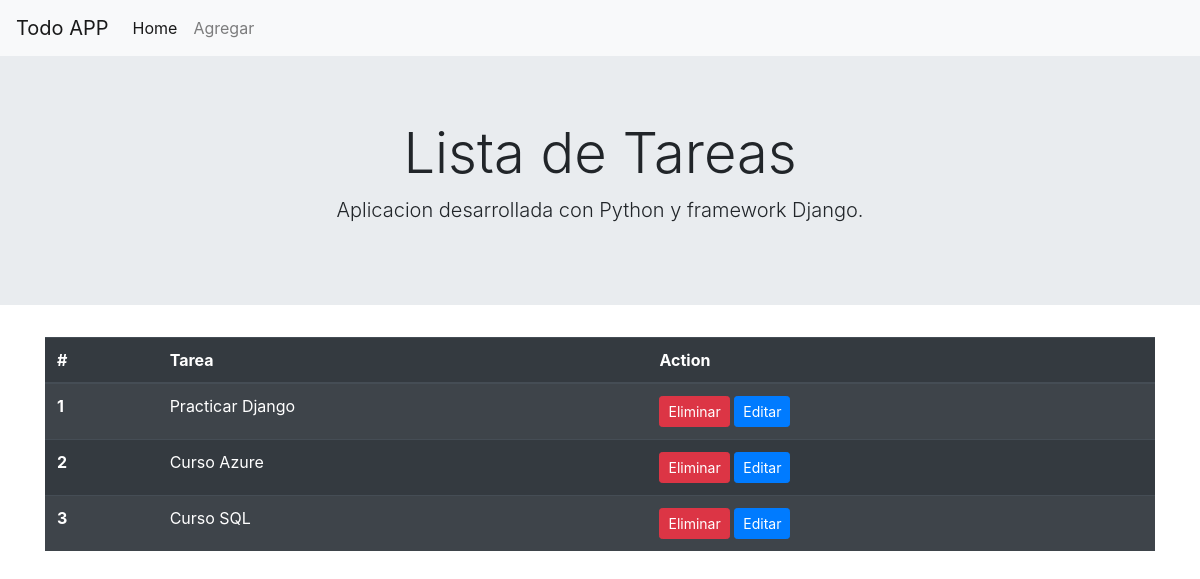
The app's page /, older data.
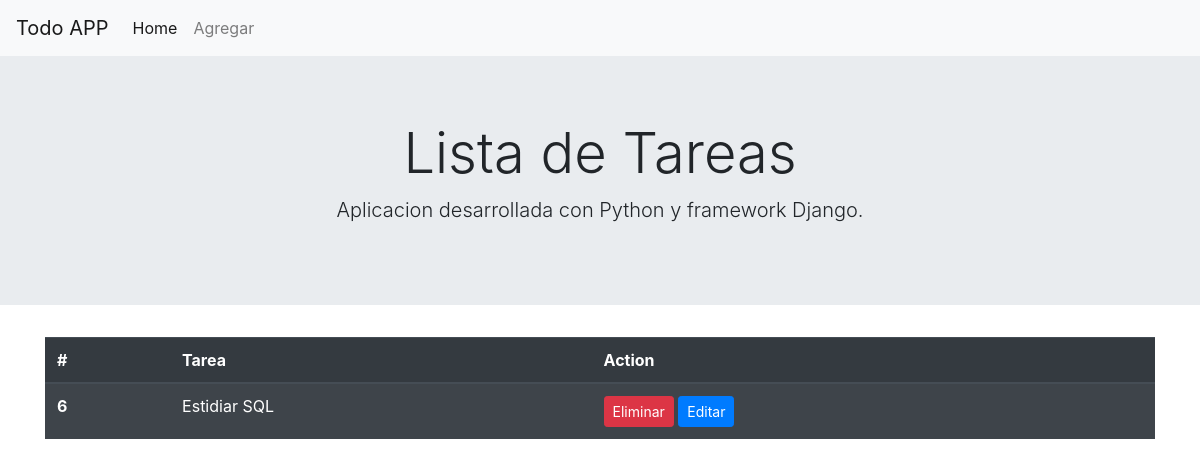
The same page, newer data.
### todo/models.py (models this page shows)
class Tarea(models.Model):
    tarea=models.CharField(max_length=100)
    def __str__(self):
        return self.tarea

### todo/views.py (the view)
# urls.py: 2. Add a URL to urlpatterns:  path('', views.home, name='home')
def home(request):
    tareas=Tarea.objects.all()
    context={'tareas':tareas}
    return render(request,'todo/home.html',context)

### todo/Templates/todo/home.html
{% extends 'todo/layout.html' %}
{% block content %}
<div class="container">
    <table class="table table-striped table-dark">
        <thead>
            <tr>
                <th scope="col">#</th>
                <th scope="col">Tarea</th>
                <th scope="col">Action</th>
            </tr>
        </thead>
        <tbody>
        {% for tarea in tareas %}
        <tr>
            <th scope="row"> {{tarea.id}} </th>
            <td>{{tarea}}</td>
            <td>
                <a class="btn btn-danger btn-sm" href="{% url 'eliminar' tarea.id %}">Eliminar</a>
                <a class="btn btn-primary btn-sm" href="{% url 'editar' tarea.id %}">Editar</a>
            </td>
        </tr>
        {% endfor %}
        </tbody>
    </table>
</div>
{% endblock %}

### todo/Templates/todo/layout.html (shortened to what this page needs)
<html lang="es">
<head>
    <link rel="stylesheet" href="https://cdn.jsdelivr.net/npm/bootstrap@4.5.3/dist/css/bootstrap.min.css">
</head>
<body>
    <nav class="navbar navbar-expand-lg navbar-light bg-light">
    <a class="navbar-brand" href="#">Todo APP</a>
    <div class="collapse navbar-collapse" id="navbarNav">
        <ul class="navbar-nav">
        <li class="nav-item active">
            <a class="nav-link" href="{% url 'home' %}">Home</a>
        </li>
        <li class="nav-item">
            <a class="nav-link" href="{% url 'agregar' %}">Agregar</a>
        </li>
        </ul>
    </div>
    </nav>
    <div class="jumbotron jumbotron-fluid">
        <div class="container text-center">
            <h1 class="display-4">Lista de Tareas</h1>
            <p class="lead">Aplicacion desarrollada con Python y framework Django.</p>
        </div>
    </div>
    {% block content %}
    {% endblock %}
</body>
</html>

Row changes from the older to the newer data that the page shows:
removed Tarea: id "1", tarea "Practicar Django"
removed Tarea: id "2", tarea "Curso Azure"
removed Tarea: id "3", tarea "Curso SQL"
added Tarea: id "6", tarea "Estidiar SQL"
